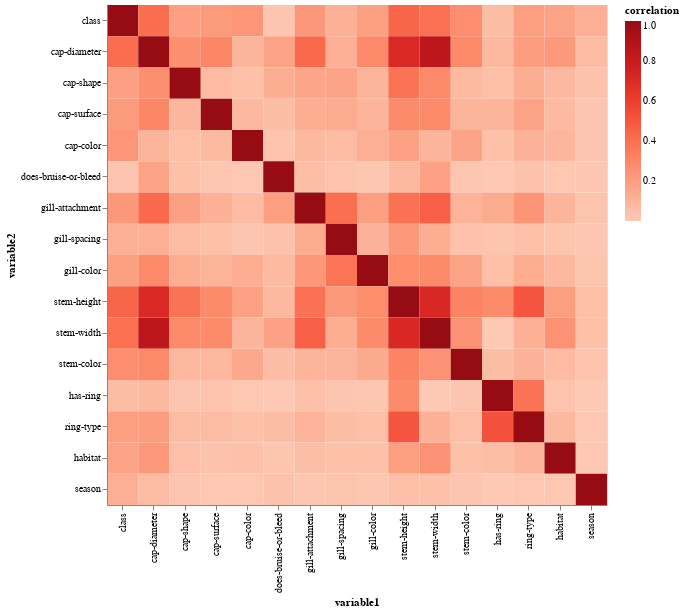

Source (notebook cell):
### Code cell
chart.properties(height=500, width=500)

### Figure 1 — Vega-Lite specification as saved in the notebook (floating-point values rounded to 4 significant figures; data arrays with more than 128 entries replaced by an {"elided": "..."} marker saying what was removed)
{"config": {"view": {"continuousWidth": 300, "continuousHeight": 300}}, "data": {"name": "data-fca53c1e7395048a700b3fdca7906817"}, "mark": {"type": "rect"}, "encoding": {"color": {"field": "correlation", "scale": {"scheme": "reds"}, "type": "quantitative"}, "x": {"field": "variable1", "sort": ["class", "cap-diameter", "cap-shape", "cap-surface", "cap-color", "does-bruise-or-bleed", "gill-attachment", "gill-spacing", "gill-color", "stem-height", "stem-width", "stem-color", "has-ring", "ring-type", "habitat", "season"], "type": "nominal"}, "y": {"field": "variable2", "sort": ["class", "cap-diameter", "cap-shape", "cap-surface", "cap-color", "does-bruise-or-bleed", "gill-attachment", "gill-spacing", "gill-color", "stem-height", "stem-width", "stem-color", "has-ring", "ring-type", "habitat", "season"], "type": "nominal"}}, "height": 500, "width": 500, "$schema": "https://vega.github.io/schema/vega-lite/v5.8.0.json", "datasets": {"data-fca53c1e7395048a700b3fdca7906817": {"elided": "256 records"}}}
